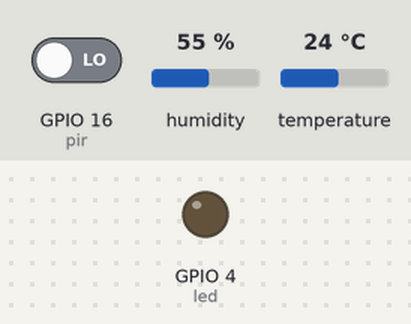
A program run on a simulated ESP32 board running MicroPython. On the bench: output pins drawn as LEDs (lit = HIGH). Inputs (shaded band) come from the test bench; at power-on: temperature 24 °C, GPIO 16 (pir) LOW, humidity 55 %. WiFi joins after 1.5 s; no MQTT or app messages arrive unless stated; what the program prints to the serial console is not drawn.

Above: at 1.2 s.
1.3 s: temperature set to 29 °C
3.2 s: temperature set to 32 °C
At 4.3 s:
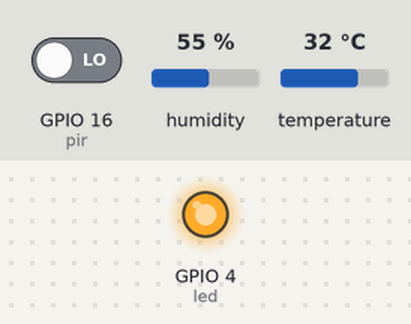
4.7 s: temperature set to 12 °C
At 5.4 s:
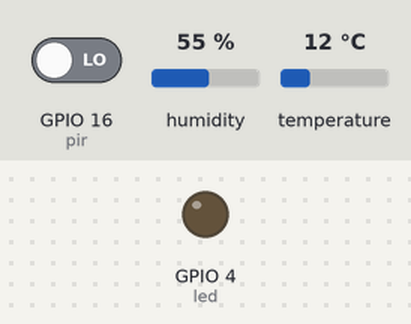
6.5 s: temperature set to 33 °C
At 8.4 s:
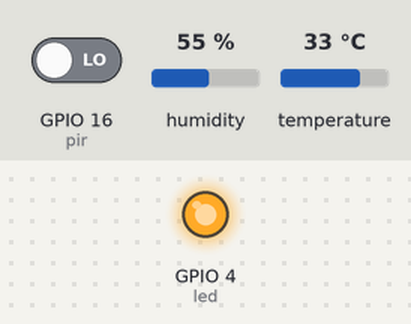
Timing chart, 0 to 9.6 s (numbered marks = the images above; inputs shaded):
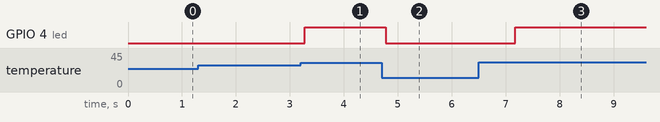

Measured:
- the behaviour switches between 30 and 31 °C on temperature (found by bisection; images 0 and 1)
- after the input at 1.3 s, every drawn part: stays the same
- after the input at 3.2 s, GPIO 4 (led): LOW → HIGH after 0.08 s
- after the input at 4.7 s, GPIO 4 (led): HIGH → LOW after 0.08 s
- after the input at 6.5 s, GPIO 4 (led): LOW → HIGH after 0.68 s

The program:

update.py
```python
from machine import Pin, Timer
import time
import dht
import ujson
import network
from umqtt.simple import MQTTClient

# Konfigurasi WiFi
WIFI_SSID = "esp32"
WIFI_PASS = "none1234"

# Konfigurasi MQTT Ubidots
UBIDOTS_TOKEN = "BBUS-MClajoBNluAp2Bkkpj1eVLYzrX8LAU"
DEVICE_LABEL = "sic6-esp32ee"
MQTT_BROKER = "industrial.api.ubidots.com"
MQTT_PORT = 1883
MQTT_USER = UBIDOTS_TOKEN
MQTT_PASSWORD = ""
MQTT_PUBLISH_TOPIC = f"/v1.6/devices/{DEVICE_LABEL}"

# Konfigurasi Hardware
led = Pin(4, Pin.OUT)
sensor = dht.DHT11(Pin(5))
pir = Pin(16, Pin.IN)

# Variabel Global
last_temp = None
last_humidity = None
last_motion = 0
last_publish = 0
publish_interval = 5000  # 5 detik dalam milisekon

# Timer Virtual
tim = Timer(-1)

# Fungsi Koneksi WiFi (Non-Blocking)
def do_connect():
    sta_if = network.WLAN(network.STA_IF)
    if not sta_if.isconnected():
        print('Menghubungkan WiFi...')
        sta_if.active(True)
        sta_if.connect(WIFI_SSID, WIFI_PASS)
        tim.init(period=500, mode=Timer.PERIODIC, callback=lambda t: check_wifi(sta_if))

def check_wifi(sta_if):
    if sta_if.isconnected():
        print('\nTerhubung WiFi! IP:', sta_if.ifconfig()[0])
        tim.deinit()
        connect_mqtt()
    else:
        print('.', end='')

# Fungsi MQTT (Asinkron)
def connect_mqtt():
    global mqtt_client
    try:
        mqtt_client = MQTTClient(DEVICE_LABEL, MQTT_BROKER, port=MQTT_PORT,
                               user=MQTT_USER, password=MQTT_PASSWORD)
        mqtt_client.connect()
        print("MQTT Terhubung!")
        tim.init(period=100, mode=Timer.PERIODIC, callback=main_loop)
    except Exception as e:
        print("MQTT Error:", e)
        tim.init(period=5000, mode=Timer.ONE_SHOT, callback=lambda t: connect_mqtt())

# Main Loop Non-Blocking
def main_loop(t):
    global last_temp, last_humidity, last_motion, last_publish

    try:
        # Baca sensor DHT11 setiap 2 detik
        if time.ticks_diff(time.ticks_ms(), last_publish) >= 2000:
            sensor.measure()
            last_temp = sensor.temperature()
            last_humidity = sensor.humidity()

            # Kontrol LED
            led.value(1 if last_temp > 30 else 0)

        # Baca PIR secara real-time
        current_motion = pir.value()
        motion_changed = current_motion != last_motion

        # Kirim data jika ada perubahan atau interval terpenuhi
        if motion_changed or time.ticks_diff(time.ticks_ms(), last_publish) >= publish_interval:
            payload = {
                "temperature": last_temp,
                "humidity": last_humidity,
                "led": led.value(),
                "motion": current_motion
            }

            try:
                mqtt_client.publish(MQTT_PUBLISH_TOPIC, ujson.dumps(payload))
                print("📡 Data Terkirim:", payload)
                last_publish = time.ticks_ms()
                last_motion = current_motion
            except Exception as e:
                print("Publish Error:", e)
                connect_mqtt()

    except Exception as e:
        print("Sensor Error:", e)

# Inisialisasi Program
do_connect()
```
